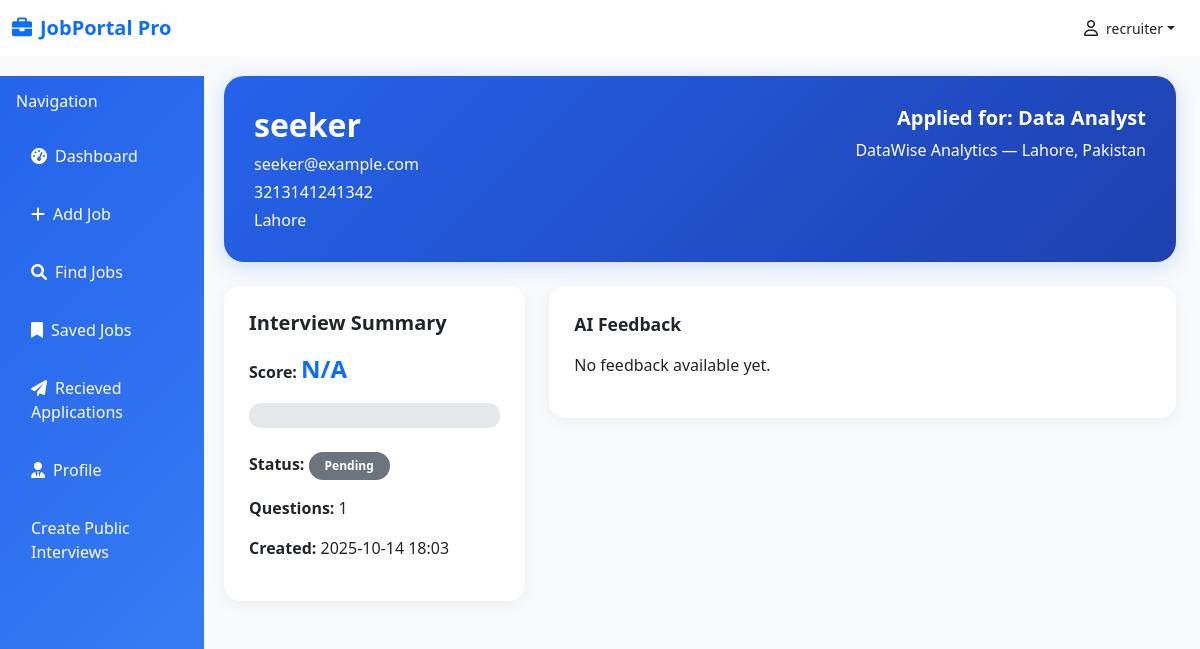
The page /interview-results/1 (signed in) on the database its author committed.
### database/models.py (models this page shows)
class User(Base):
    __tablename__ = "users"
    id = Column(Integer(), primary_key=True)
    name = Column(String(256), nullable=False)
    email = Column(String(256), nullable=False)
    password = Column(String(256), nullable=False)
    is_recruiter = Column(Boolean, default=False)

class Applicant(Base):
    __tablename__="applicants"
    id = Column(Integer(), primary_key=True)
    number = Column(String(256), nullable=False)
    email = Column(String(256), nullable=True)
    address = Column(String(256), nullable=False)
    applicant = Column(Integer(), ForeignKey('users.id'))
    applied_for = Column(Integer(), ForeignKey('job.id'))
    applied_time = Column(DateTime, default = datetime.utcnow)
    interview_time = Column(DateTime, nullable=True)
    resume = Column(String(256), nullable=False)
    status = Column(String(256), nullable=False, default="pending")
    user = relationship("User", backref=backref("applicants", cascade='all, delete-orphan'))
    job = relationship("Job", backref=backref("applicants", cascade='all, delete-orphan'))

class Job(Base):
    __tablename__ = "job"
    id = Column(Integer, primary_key=True, index=True)
    link = Column(String, nullable=True)
    logo = Column(String, nullable=True)
    title = Column(String, nullable=False)
    company = Column(String, nullable=True)
    location = Column(String, nullable=True)
    salary = Column(String, nullable=True)
    description = Column(Text, nullable=True)
    responsibilities = Column(Text, nullable=True)
    requirements = Column(Text, nullable=True)
    skills = Column(JSON, nullable=True)
    seniority_level = Column(String, nullable=True)
    employment_type = Column(String, nullable=True)
    job_function = Column(String, nullable=True)
    industry = Column(String, nullable=True)
    posted_on = Column(String, nullable=True)
    source = Column(String, nullable=False)
    created_at = Column(DateTime, default=datetime.utcnow)
    user_id = Column(Integer(), ForeignKey('users.id'))
    user = relationship("User", backref=backref("job", cascade='all, delete-orphan'))

class Interview(Base):
    __tablename__ = "interviews"
    id = Column(Integer, primary_key=True, index=True)
    applicant_id = Column(Integer, ForeignKey("applicants.id"), nullable=False)
    transcript = Column(JSON, default=[])
    question_count = Column(Integer, default=0)
    created_at = Column(DateTime, server_default=func.now())
    completed_at = Column(DateTime, nullable=True)
    video = Column(String(256), nullable=True)
    score = Column(Float, nullable=True)
    status = Column(String(50), nullable=True, default=False)  # "pass" / "fail"
    feedback = Column(Text, nullable=True)
    applicant = relationship("Applicant", backref=backref("interview", uselist=False))

### apps/Interview/interview.py (the view)
@interview_router.get("/interview-results/{applicant_id}")
async def get_applicant_interview_results(
    request: Request,
    applicant_id: int,
    current_user=Depends(get_current_user),
    db: Session = Depends(get_db)
):
    if not current_user.is_recruiter:
        raise HTTPException(status_code=403, detail="Only recruiters can access this page")
    applicant = db.query(Applicant).filter(Applicant.id == applicant_id).first()
    if applicant.job.user_id != current_user.id:
        raise HTTPException(status_code=403, detail="Not authorized to view this applicant")
    if not applicant:
        raise HTTPException(status_code=404, detail="Applicant not found or unauthorized")
    interview = db.query(Interview).filter_by(applicant_id=applicant_id).first()
    if not interview:
        raise HTTPException(status_code=404, detail="No AI interview found for this applicant")
    return templates.TemplateResponse("recruiter_interview_results.html", {
        "request": request,
        "applicant": applicant,
        "interview": interview,
        "current_user": current_user
    })

### templates/recruiter_interview_results.html (shortened to what this page needs)
{% extends 'base.html' %}
{% block csslink %}
<link rel="stylesheet" href="{{ url_for('static', path='css/interview_result.css') }}">
{% endblock %}
{% block content %}
<div class="col-md-9 col-lg-10">
    <div class="container">
        <div class="header-card mb-4">
            <div class="d-flex flex-column flex-md-row justify-content-between align-items-start">
                <div>
                    <h2 class="fw-bold mb-2">{{ applicant.user.name }}</h2>
                    <p class="mb-1"> {{ applicant.user.email }}</p>
                    <p class="mb-1"> {{ applicant.number }}</p>
                    <p class="mb-0"> {{ applicant.address }}</p>
                </div>
                <div class="text-md-end mt-3 mt-md-0">
                    <h5 class="fw-semibold">Applied for: {{ applicant.job.title }}</h5>
                    <p class="mb-0">{{ applicant.job.company }} — {{ applicant.job.location or "Remote" }}</p>
                </div>
            </div>
        </div>
        <div class="row g-4">
            <div class="col-lg-4">
                <div class="score-card">
                    <h5 class="fw-semibold mb-3">Interview Summary</h5>
                    <p><strong>Score:</strong>
                        <span class="fs-4 fw-bold text-primary">{{ interview.score or "N/A" }}</span>
                    </p>
                    <div class="progress progress-custom mb-4" data-score="{{ interview.score or 0 }}">
                    </div>
                    <p><strong>Status:</strong>
                        {% if interview.status == "pass" %}
                        <span class="badge bg-success rounded-pill px-3 py-2">Passed</span>
                        {% elif interview.status == "fail" %}
                        <span class="badge bg-danger rounded-pill px-3 py-2">Failed</span>
                        {% else %}
                        <span class="badge bg-secondary rounded-pill px-3 py-2">Pending</span>
                        {% endif %}
                    </p>
                    <p><strong>Questions:</strong> {{ interview.question_count or 0 }}</p>
                    <p><strong>Created:</strong> {{ interview.created_at.strftime('%Y-%m-%d %H:%M') if
                        interview.created_at
                        else "—" }}</p>
                </div>
            </div>
            <div class="col-lg-8">
                <div class="feedback-box">
                    <div class="section-title">AI Feedback</div>
                    <p>{{ interview.feedback or "No feedback available yet." }}</p>
                </div>
            </div>
        </div>
    </div>
</div>
{% endblock %}

### templates/base.html (shortened to what this page needs)
<!DOCTYPE html>
<html lang="en">
<head>
    <link href="https://cdn.jsdelivr.net/npm/bootstrap@5.3.0/dist/css/bootstrap.min.css" rel="stylesheet">
    <link href="https://cdnjs.cloudflare.com/ajax/libs/font-awesome/6.0.0/css/all.min.css" rel="stylesheet">
    {% block csslink %} {% endblock %}
    <link rel="stylesheet" href="{{ url_for('static', path='css/base.css') }}">
</head>
<body>
    <nav class="navbar navbar-expand-lg navbar-light bg-white fixed-top">
        <div class="container-fluid">
            <a class="navbar-brand fw-bold text-primary" href=" {{url_for('dashboard')}} ">
                <i class="fas fa-briefcase me-2"></i>JobPortal Pro
            </a>
            <div class="d-flex align-items-center">
                <div class="dropdown">
                    <button
                    class="btn text-dark dropdown-toggle d-flex align-items-center"
                    type="button"
                    id="userDropdown"
                    data-bs-toggle="dropdown"
                    aria-expanded="false">
                    <i class="fa-regular fa-user me-2"></i>
                    <small>{{ current_user.name }}</small>
                    </button>
                </div>
                </div>
        </div>
    </nav>
    <div class="container-fluid" style="margin-top: 76px;">
        <div class="row">
            <div class="col-md-3 col-lg-2 px-0">
                <div class="sidebar">
                    <div class="p-3">
                        <h6 class="text-white mb-3">Navigation</h6>
                        <nav class="nav flex-column">
                            <a class="nav-link {% if request.url.path == '/dashboard' %}active{% endif %}" href=" {{url_for('dashboard')}} "><i class="fas fa-tachometer-alt me-2"></i>Dashboard</a>
                            {% if current_user.is_recruiter %}
                            <a class="nav-link {% if request.url.path=='/add-job' %}active{% endif %}" href=" {{url_for('add_job')}} "><i class="fas fa-plus me-2"></i>Add Job</a>
                            {% endif %}
                            <a class="nav-link {% if request.url.path=='/search' %}active{% endif %}" href="{{url_for('get_search')}}"><i class="fas fa-search me-2"></i>Find Jobs</a>
                            <a class="nav-link {% if request.url.path=='/saved-job' %}active{% endif %}" href=" {{url_for('saved_job')}} "><i class="fas fa-bookmark me-2"></i>Saved Jobs</a>
                            {% if current_user.is_recruiter %}
                            <a class="nav-link {% if request.url.path=='/get-applicant' %}active{% endif %}" href=" {{url_for('get_applicants')}} "><i class="fas fa-paper-plane me-2"></i>Recieved Applications</a>
                            {% endif %}
                            <a class="nav-link {% if request.url.path=='/profile' %}active{% endif %}" href="{{url_for('get_profile')}}"><i class="fas fa-user-tie me-2"></i>Profile</a>
                            {% if current_user.is_recruiter %}
                            <a class="nav-link {% if request.url.path=='/recruiter-public-interview' %}active{% endif %}" href=" {{url_for('recruiter_public_interview')}} ">Create Public Interviews</a>
                            {% endif %}
                        </nav>
                    </div>
                </div>
            </div>
            {% block content %} {% endblock %}
        </div>
    </div>
</body>
</html>

### static/css/interview_result.css (style rules this page uses)
.container { background-color: #f8fafc; }
.header-card { background: linear-gradient(135deg, #2563eb, #1e40af); color: white; border-radius: 20px; padding: 30px; box-shadow: 0 4px 20px rgba(37, 99, 235, 0.2); }
.score-card { background: white; border-radius: 16px; box-shadow: 0 4px 15px rgba(0,0,0,0.05); padding: 25px; margin-bottom: 20px; }
.progress-custom { height: 25px; background-color: #e5e7eb; border-radius: 12px; overflow: hidden; }
.feedback-box, .video-card, .transcript-box { background: white; border-radius: 16px; box-shadow: 0 4px 15px rgba(0,0,0,0.05); padding: 25px; margin-bottom: 20px; }
.section-title { font-weight: 600; font-size: 1.1rem; margin-bottom: 15px; }

### static/css/base.css (style rules this page uses)
:root { --primary-blue: #2563eb; --light-blue: #3b82f6; --dark-blue: #1e40af; --bg-blue: #eff6ff; }
body { background-color: #f8fafc; font-family: 'Segoe UI', Tahoma, Geneva, Verdana, sans-serif; }
.sidebar { background: linear-gradient(135deg, var(--primary-blue), var(--light-blue)); min-height: 100vh; position: fixed; width: 17%; }
.sidebar .nav-link { color: white; padding: 12px 15px; margin: 5px 0; border-radius: 8px; transition: all 0.3s ease; }

### rows shown on the page
User: name "recruiter"
User: user.name "seeker", user.email "seeker@example.com"
Applicant: number "3213141241342", address "Lahore"
Job: job "Data Analyst", job.company "DataWise Analytics", job "Lahore, Pakistan"
Interview: score "N/A", question_count "1", created_at "2025-10-14 18:03", feedback "No feedback available yet."
